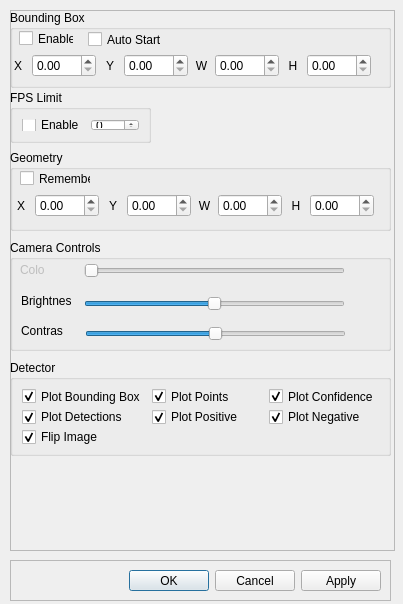
<?xml version="1.0" encoding="UTF-8"?>
<ui version="4.0">
 <class>SettingsDialog</class>
 <widget class="QDialog" name="SettingsDialog">
  <property name="geometry">
   <rect>
    <x>0</x>
    <y>0</y>
    <width>403</width>
    <height>604</height>
   </rect>
  </property>
  <property name="windowTitle">
   <string>QOpenTLD</string>
  </property>
  <property name="windowIcon">
   <iconset resource="../resources/QOpenTLD.qrc">
    <normaloff>:/application/icon/QOpenTLD.ico</normaloff>:/application/icon/QOpenTLD.ico</iconset>
  </property>
  <widget class="QFrame" name="frame">
   <property name="geometry">
    <rect>
     <x>10</x>
     <y>10</y>
     <width>385</width>
     <height>541</height>
    </rect>
   </property>
   <property name="frameShape">
    <enum>QFrame::StyledPanel</enum>
   </property>
   <property name="frameShadow">
    <enum>QFrame::Raised</enum>
   </property>
   <widget class="QGroupBox" name="groupBox">
    <property name="geometry">
     <rect>
      <x>0</x>
      <y>0</y>
      <width>381</width>
      <height>78</height>
     </rect>
    </property>
    <property name="title">
     <string>Bounding Box</string>
    </property>
    <widget class="QCheckBox" name="InitialBoundingBoxEnabledCheckBox">
     <property name="geometry">
      <rect>
       <x>9</x>
       <y>20</y>
       <width>55</width>
       <height>17</height>
      </rect>
     </property>
     <property name="text">
      <string>Enable</string>
     </property>
    </widget>
    <widget class="QCheckBox" name="InitialBoundingBoxAutoStartCheckBox">
     <property name="geometry">
      <rect>
       <x>78</x>
       <y>21</y>
       <width>73</width>
       <height>17</height>
      </rect>
     </property>
     <property name="text">
      <string>Auto Start</string>
     </property>
    </widget>
    <widget class="QWidget" name="horizontalLayoutWidget">
     <property name="geometry">
      <rect>
       <x>0</x>
       <y>40</y>
       <width>361</width>
       <height>31</height>
      </rect>
     </property>
     <layout class="QHBoxLayout" name="horizontalLayout">
      <item>
       <widget class="QLabel" name="initialBoundingBoxXLabel">
        <property name="enabled">
         <bool>true</bool>
        </property>
        <property name="sizePolicy">
         <sizepolicy hsizetype="Preferred" vsizetype="Preferred">
          <horstretch>0</horstretch>
          <verstretch>0</verstretch>
         </sizepolicy>
        </property>
        <property name="text">
         <string>X</string>
        </property>
        <property name="alignment">
         <set>Qt::AlignCenter</set>
        </property>
       </widget>
      </item>
      <item>
       <widget class="QDoubleSpinBox" name="initialBoundingBoxXSpinBox">
        <property name="maximum">
         <double>999.990000000000009</double>
        </property>
       </widget>
      </item>
      <item>
       <widget class="QLabel" name="initialBoundingBoxYLabel">
        <property name="text">
         <string>Y</string>
        </property>
        <property name="alignment">
         <set>Qt::AlignCenter</set>
        </property>
       </widget>
      </item>
      <item>
       <widget class="QDoubleSpinBox" name="initialBoundingBoxYSpinBox">
        <property name="maximum">
         <double>999.990000000000009</double>
        </property>
       </widget>
      </item>
      <item>
       <widget class="QLabel" name="initialBoundingBoxWidthLabel">
        <property name="text">
         <string>W</string>
        </property>
        <property name="alignment">
         <set>Qt::AlignCenter</set>
        </property>
       </widget>
      </item>
      <item>
       <widget class="QDoubleSpinBox" name="initialBoundingBoxWidthSpinBox">
        <property name="maximum">
         <double>999.990000000000009</double>
        </property>
       </widget>
      </item>
      <item>
       <widget class="QLabel" name="initialBoundingBoxHeightLabel">
        <property name="text">
         <string>H</string>
        </property>
        <property name="alignment">
         <set>Qt::AlignCenter</set>
        </property>
       </widget>
      </item>
      <item>
       <widget class="QDoubleSpinBox" name="initialBoundingBoxHeightSpinBox">
        <property name="maximum">
         <double>999.990000000000009</double>
        </property>
       </widget>
      </item>
     </layout>
    </widget>
   </widget>
   <widget class="QGroupBox" name="groupBox_2">
    <property name="geometry">
     <rect>
      <x>0</x>
      <y>80</y>
      <width>141</width>
      <height>53</height>
     </rect>
    </property>
    <property name="title">
     <string>FPS Limit</string>
    </property>
    <layout class="QHBoxLayout" name="horizontalLayout_2">
     <item>
      <widget class="QCheckBox" name="fpsLimitEnablecheckBox">
       <property name="text">
        <string>Enable</string>
       </property>
      </widget>
     </item>
     <item>
      <widget class="QSpinBox" name="fpsLimitSpinBox"/>
     </item>
    </layout>
   </widget>
   <widget class="QGroupBox" name="groupBox_3">
    <property name="geometry">
     <rect>
      <x>0</x>
      <y>230</y>
      <width>381</width>
      <height>111</height>
     </rect>
    </property>
    <property name="title">
     <string>Camera Controls</string>
    </property>
    <widget class="QSlider" name="cameraColorSlider">
     <property name="enabled">
      <bool>false</bool>
     </property>
     <property name="geometry">
      <rect>
       <x>74</x>
       <y>20</y>
       <width>261</width>
       <height>21</height>
      </rect>
     </property>
     <property name="orientation">
      <enum>Qt::Horizontal</enum>
     </property>
    </widget>
    <widget class="QLabel" name="label">
     <property name="enabled">
      <bool>false</bool>
     </property>
     <property name="geometry">
      <rect>
       <x>10</x>
       <y>23</y>
       <width>25</width>
       <height>13</height>
      </rect>
     </property>
     <property name="text">
      <string>Color</string>
     </property>
    </widget>
    <widget class="QSlider" name="cameraBrightnessSlider">
     <property name="geometry">
      <rect>
       <x>74</x>
       <y>53</y>
       <width>261</width>
       <height>21</height>
      </rect>
     </property>
     <property name="minimum">
      <number>-100</number>
     </property>
     <property name="maximum">
      <number>100</number>
     </property>
     <property name="value">
      <number>0</number>
     </property>
     <property name="orientation">
      <enum>Qt::Horizontal</enum>
     </property>
    </widget>
    <widget class="QLabel" name="label_2">
     <property name="geometry">
      <rect>
       <x>11</x>
       <y>53</y>
       <width>50</width>
       <height>16</height>
      </rect>
     </property>
     <property name="text">
      <string>Brightness</string>
     </property>
    </widget>
    <widget class="QLabel" name="label_3">
     <property name="geometry">
      <rect>
       <x>11</x>
       <y>83</y>
       <width>42</width>
       <height>16</height>
      </rect>
     </property>
     <property name="text">
      <string>Contrast</string>
     </property>
    </widget>
    <widget class="QSlider" name="cameraContrastSlider">
     <property name="geometry">
      <rect>
       <x>75</x>
       <y>83</y>
       <width>261</width>
       <height>21</height>
      </rect>
     </property>
     <property name="minimum">
      <number>-100</number>
     </property>
     <property name="maximum">
      <number>100</number>
     </property>
     <property name="orientation">
      <enum>Qt::Horizontal</enum>
     </property>
    </widget>
   </widget>
   <widget class="QGroupBox" name="rememberPositionGroupBox">
    <property name="geometry">
     <rect>
      <x>0</x>
      <y>140</y>
      <width>381</width>
      <height>81</height>
     </rect>
    </property>
    <property name="title">
     <string>Geometry</string>
    </property>
    <widget class="QCheckBox" name="geometryRememberPositionCheckBox">
     <property name="geometry">
      <rect>
       <x>10</x>
       <y>20</y>
       <width>71</width>
       <height>17</height>
      </rect>
     </property>
     <property name="text">
      <string>Remember</string>
     </property>
    </widget>
    <widget class="QWidget" name="horizontalLayoutWidget_2">
     <property name="geometry">
      <rect>
       <x>3</x>
       <y>40</y>
       <width>361</width>
       <height>31</height>
      </rect>
     </property>
     <layout class="QHBoxLayout" name="horizontalLayout_4">
      <item>
       <widget class="QLabel" name="geometryXLabel">
        <property name="enabled">
         <bool>true</bool>
        </property>
        <property name="sizePolicy">
         <sizepolicy hsizetype="Preferred" vsizetype="Preferred">
          <horstretch>0</horstretch>
          <verstretch>0</verstretch>
         </sizepolicy>
        </property>
        <property name="text">
         <string>X</string>
        </property>
        <property name="alignment">
         <set>Qt::AlignCenter</set>
        </property>
       </widget>
      </item>
      <item>
       <widget class="QDoubleSpinBox" name="geometryXSpinBox">
        <property name="maximum">
         <double>999.990000000000009</double>
        </property>
       </widget>
      </item>
      <item>
       <widget class="QLabel" name="geometryYLabel">
        <property name="text">
         <string>Y</string>
        </property>
        <property name="alignment">
         <set>Qt::AlignCenter</set>
        </property>
       </widget>
      </item>
      <item>
       <widget class="QDoubleSpinBox" name="geometryYSpinBox">
        <property name="maximum">
         <double>999.990000000000009</double>
        </property>
       </widget>
      </item>
      <item>
       <widget class="QLabel" name="geometryWidthLabel">
        <property name="text">
         <string>W</string>
        </property>
        <property name="alignment">
         <set>Qt::AlignCenter</set>
        </property>
       </widget>
      </item>
      <item>
       <widget class="QDoubleSpinBox" name="geometryWidthSpinBox">
        <property name="maximum">
         <double>999.990000000000009</double>
        </property>
       </widget>
      </item>
      <item>
       <widget class="QLabel" name="geometryHeightLabel">
        <property name="text">
         <string>H</string>
        </property>
        <property name="alignment">
         <set>Qt::AlignCenter</set>
        </property>
       </widget>
      </item>
      <item>
       <widget class="QDoubleSpinBox" name="geometryHeightSpinBox">
        <property name="maximum">
         <double>999.990000000000009</double>
        </property>
       </widget>
      </item>
     </layout>
    </widget>
   </widget>
   <widget class="QGroupBox" name="displayGroupBox">
    <property name="geometry">
     <rect>
      <x>0</x>
      <y>350</y>
      <width>381</width>
      <height>96</height>
     </rect>
    </property>
    <property name="title">
     <string>Detector</string>
    </property>
    <layout class="QGridLayout" name="gridLayout">
     <item row="0" column="0">
      <widget class="QCheckBox" name="displayBoundingBoxCheckBox">
       <property name="text">
        <string>Plot Bounding Box</string>
       </property>
       <property name="checked">
        <bool>true</bool>
       </property>
      </widget>
     </item>
     <item row="0" column="1">
      <widget class="QCheckBox" name="displayPointsCheckBox">
       <property name="text">
        <string>Plot Points</string>
       </property>
       <property name="checked">
        <bool>true</bool>
       </property>
      </widget>
     </item>
     <item row="0" column="2">
      <widget class="QCheckBox" name="displayConfidenceCheckBox">
       <property name="text">
        <string>Plot Confidence</string>
       </property>
       <property name="checked">
        <bool>true</bool>
       </property>
      </widget>
     </item>
     <item row="1" column="0">
      <widget class="QCheckBox" name="displayDetectionsCheckBox">
       <property name="text">
        <string>Plot Detections</string>
       </property>
       <property name="checked">
        <bool>true</bool>
       </property>
      </widget>
     </item>
     <item row="1" column="1">
      <widget class="QCheckBox" name="displayPositiveCheckBox">
       <property name="text">
        <string>Plot Positive</string>
       </property>
       <property name="checked">
        <bool>true</bool>
       </property>
      </widget>
     </item>
     <item row="1" column="2">
      <widget class="QCheckBox" name="displayNegativeCheckBox">
       <property name="text">
        <string>Plot Negative</string>
       </property>
       <property name="checked">
        <bool>true</bool>
       </property>
      </widget>
     </item>
     <item row="2" column="0">
      <widget class="QCheckBox" name="flipCheckBox">
       <property name="text">
        <string>Flip Image</string>
       </property>
       <property name="checked">
        <bool>true</bool>
       </property>
      </widget>
     </item>
    </layout>
   </widget>
  </widget>
  <widget class="QFrame" name="frame_2">
   <property name="geometry">
    <rect>
     <x>10</x>
     <y>560</y>
     <width>381</width>
     <height>41</height>
    </rect>
   </property>
   <property name="frameShape">
    <enum>QFrame::StyledPanel</enum>
   </property>
   <property name="frameShadow">
    <enum>QFrame::Raised</enum>
   </property>
   <layout class="QHBoxLayout" name="horizontalLayout_3">
    <item>
     <spacer>
      <property name="orientation">
       <enum>Qt::Horizontal</enum>
      </property>
      <property name="sizeHint" stdset="0">
       <size>
        <width>131</width>
        <height>31</height>
       </size>
      </property>
     </spacer>
    </item>
    <item>
     <widget class="QDialogButtonBox" name="buttonBox">
      <property name="standardButtons">
       <set>QDialogButtonBox::Apply|QDialogButtonBox::Cancel|QDialogButtonBox::Ok</set>
      </property>
     </widget>
    </item>
   </layout>
  </widget>
 </widget>
 <resources>
  <include location="../resources/QOpenTLD.qrc"/>
 </resources>
 <connections>
  <connection>
   <sender>buttonBox</sender>
   <signal>accepted()</signal>
   <receiver>SettingsDialog</receiver>
   <slot>accept()</slot>
   <hints>
    <hint type="sourcelabel">
     <x>262</x>
     <y>450</y>
    </hint>
    <hint type="destinationlabel">
     <x>201</x>
     <y>239</y>
    </hint>
   </hints>
  </connection>
  <connection>
   <sender>buttonBox</sender>
   <signal>rejected()</signal>
   <receiver>SettingsDialog</receiver>
   <slot>reject()</slot>
   <hints>
    <hint type="sourcelabel">
     <x>262</x>
     <y>450</y>
    </hint>
    <hint type="destinationlabel">
     <x>201</x>
     <y>239</y>
    </hint>
   </hints>
  </connection>
 </connections>
</ui>
